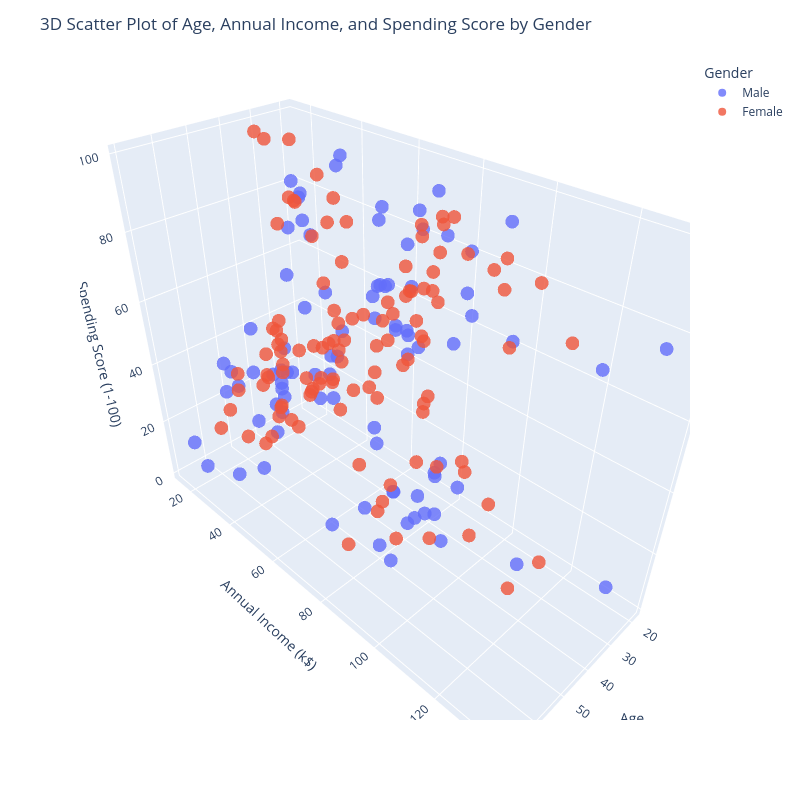

Here is the notebook cell this chart was saved with:
### Markdown cell above
## 1.2 Data Visualization

To get a better understanding of the data in multiple dimensions, we can visualize it in a 3D scatter plot. This will help us see how the features interact with each other in three-dimensional space.

This code creates a 3D scatter plot visualizing the relationship between **Age**, **Annual Income**, and **Spending Score**, with points colored by **Gender** to highlight any gender-based patterns. The plot is interactive, allowing you to explore the data in three dimensions, making it easier to identify clusters or trends across these variables.

### Code cell
import plotly.express as px

# 3D Scatter plot for Age, Annual Income, and Spending Score, colored by Gender
fig = px.scatter_3d(
    df, 
    x='Age', 
    y='Annual Income (k$)', 
    z='Spending Score (1-100)',
    color='Gender',  # Color by Gender
    opacity=0.8, 
    size_max=18
)

fig.update_layout(
    title='3D Scatter Plot of Age, Annual Income, and Spending Score by Gender',
    scene=dict(
        xaxis_title='Age',
        yaxis_title='Annual Income (k$)',
        zaxis_title='Spending Score (1-100)'
    ),
    width=800,  # Set the width to make the figure square
    height=800  # Set the height to make the figure square
)

fig.show()

### Figure 1 — Plotly figure (JSON) as saved in the notebook; plotly's stock layout.template omitted (floating-point values rounded to 4 significant figures)
{"data": [{"hovertemplate": "Gender=Male<br>Age=%{x}<br>Annual Income (k$)=%{y}<br>Spending Score (1-100)=%{z}<extra></extra>", "legendgroup": "Male", "marker": {"color": "#636efa", "opacity": 0.8, "symbol": "circle"}, "mode": "markers", "name": "Male", "scene": "scene", "showlegend": true, "type": "scatter3d", "x": [19, 21, 64, 67, 37, 22, 20, 52, 35, 25, 31, 29, 35, 60, 53, 18, 24, 48, 33, 59, 47, 69, 53, 70, 19, 63, 18, 19, 70, 59, 26, 40, 57, 38, 67, 48, 18, 48, 24, 48, 20, 67, 26, 49, 54, 68, 66, 65, 19, 27, 39, 43, 40, 59, 38, 47, 39, 20, 32, 19, 32, 25, 28, 48, 34, 43, 39, 37, 34, 19, 50, 42, 32, 40, 28, 36, 36, 58, 27, 59, 35, 46, 30, 28, 33, 32, 32, 30], "y": [15, 15, 19, 19, 20, 20, 21, 23, 24, 24, 25, 28, 28, 30, 33, 33, 38, 39, 42, 43, 43, 44, 46, 46, 46, 48, 48, 48, 49, 54, 54, 54, 54, 54, 54, 54, 59, 60, 60, 61, 61, 62, 62, 62, 63, 63, 63, 63, 64, 67, 69, 71, 71, 71, 71, 71, 71, 73, 73, 74, 75, 77, 77, 77, 78, 78, 78, 78, 78, 81, 85, 86, 87, 87, 87, 87, 87, 88, 88, 93, 93, 98, 99, 101, 113, 126, 137, 137], "z": [39, 81, 3, 14, 13, 79, 66, 29, 35, 73, 73, 82, 61, 4, 4, 92, 92, 36, 60, 60, 41, 46, 46, 56, 55, 51, 59, 59, 55, 47, 54, 48, 51, 55, 41, 46, 41, 49, 52, 42, 49, 59, 55, 56, 46, 43, 48, 52, 46, 56, 91, 35, 95, 11, 75, 9, 75, 5, 73, 10, 93, 12, 97, 36, 90, 17, 88, 1, 1, 5, 26, 20, 63, 13, 75, 10, 92, 15, 69, 14, 90, 15, 97, 68, 8, 74, 18, 83]}, {"hovertemplate": "Gender=Female<br>Age=%{x}<br>Annual Income (k$)=%{y}<br>Spending Score (1-100)=%{z}<extra></extra>", "legendgroup": "Female", "marker": {"color": "#EF553B", "opacity": 0.8, "symbol": "circle"}, "mode": "markers", "name": "Female", "scene": "scene", "showlegend": true, "type": "scatter3d", "x": [20, 23, 31, 22, 35, 23, 30, 35, 58, 24, 35, 35, 46, 54, 45, 40, 23, 21, 49, 21, 42, 30, 36, 20, 65, 31, 49, 24, 50, 27, 29, 31, 49, 31, 50, 51, 27, 67, 54, 43, 68, 32, 47, 60, 60, 45, 23, 49, 46, 21, 55, 22, 34, 50, 68, 40, 32, 47, 27, 23, 49, 21, 66, 19, 38, 18, 19, 63, 49, 51, 50, 38, 40, 23, 31, 25, 31, 29, 44, 35, 57, 28, 32, 32, 34, 44, 38, 47, 27, 30, 30, 56, 29, 31, 36, 33, 36, 52, 30, 37, 32, 29, 41, 54, 41, 36, 34, 32, 38, 47, 35, 45], "y": [16, 16, 17, 17, 18, 18, 19, 19, 20, 20, 21, 23, 25, 28, 28, 29, 29, 30, 33, 33, 34, 34, 37, 37, 38, 39, 39, 39, 40, 40, 40, 40, 42, 43, 43, 44, 46, 47, 47, 48, 48, 48, 49, 50, 50, 54, 54, 54, 54, 54, 57, 57, 58, 58, 59, 60, 60, 60, 60, 62, 62, 62, 63, 63, 64, 65, 65, 65, 65, 67, 67, 67, 69, 70, 70, 72, 72, 73, 73, 74, 75, 76, 76, 77, 78, 78, 78, 78, 78, 78, 78, 79, 79, 81, 85, 86, 87, 88, 88, 97, 97, 98, 99, 101, 103, 103, 103, 103, 113, 120, 120, 126], "z": [6, 77, 40, 76, 6, 94, 72, 99, 15, 77, 35, 98, 5, 14, 32, 31, 87, 73, 14, 81, 17, 73, 26, 75, 35, 61, 28, 65, 55, 47, 42, 42, 52, 54, 45, 50, 51, 52, 59, 50, 48, 47, 42, 49, 56, 53, 52, 42, 44, 57, 58, 55, 60, 46, 55, 40, 42, 47, 50, 41, 48, 42, 50, 54, 42, 48, 50, 43, 59, 43, 57, 40, 58, 29, 77, 34, 71, 88, 7, 72, 5, 40, 87, 74, 22, 20, 76, 16, 89, 78, 73, 35, 83, 93, 75, 95, 27, 13, 86, 32, 86, 88, 39, 24, 17, 85, 23, 69, 91, 16, 79, 28]}], "layout": {"height": 800, "legend": {"title": {"text": "Gender"}, "tracegroupgap": 0}, "margin": {"t": 60}, "scene": {"domain": {"x": [0, 1], "y": [0, 1]}, "xaxis": {"title": {"text": "Age"}}, "yaxis": {"title": {"text": "Annual Income (k$)"}}, "zaxis": {"title": {"text": "Spending Score (1-100)"}}}, "title": {"text": "3D Scatter Plot of Age, Annual Income, and Spending Score by Gender"}, "width": 800}}
